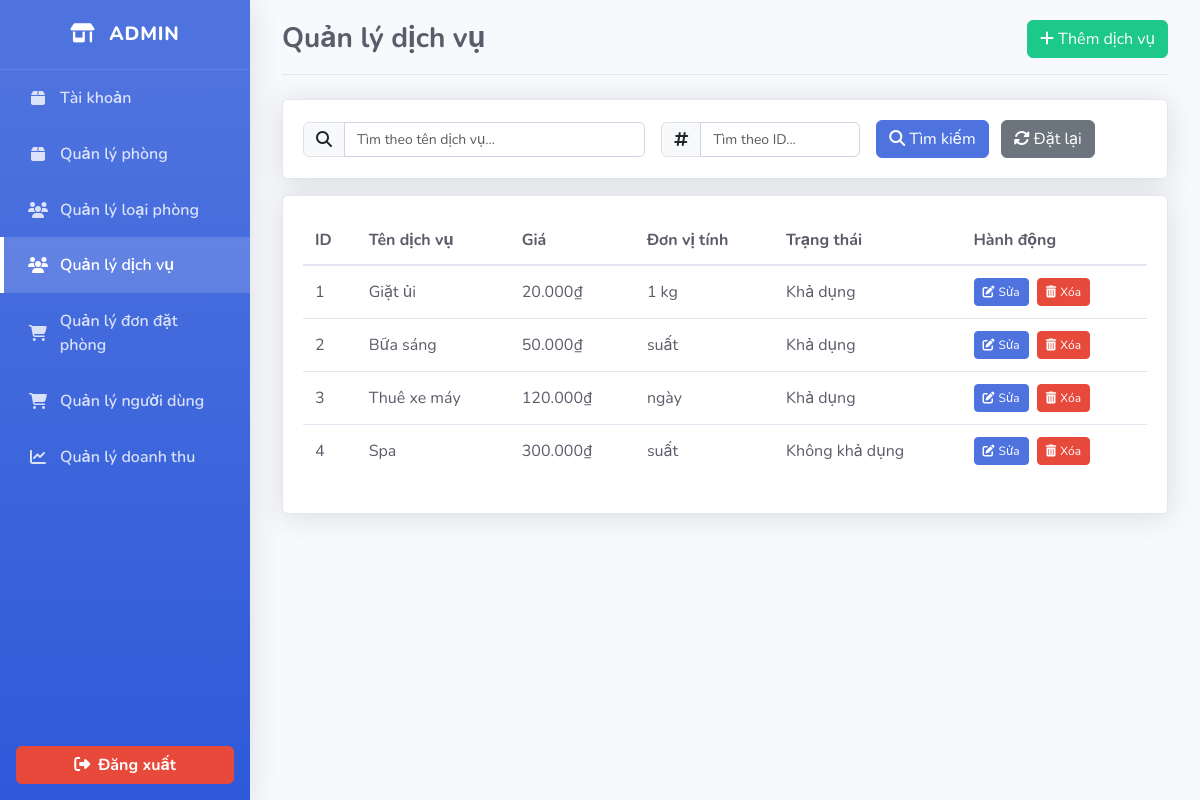
The page /admin.php?tab=services (signed in) on the database its author committed.
### tables this page shows
CREATE TABLE service (
    id INT AUTO_INCREMENT PRIMARY KEY,
    name VARCHAR(50) NOT NULL,
    description TEXT,
    price INT,
    unit VARCHAR(50),
    status ENUM('Khả dụng', 'Không khả dụng'),
    image VARCHAR(255)
);

### admin.php (the view, shortened to what this page needs)
<?php
include('config/db.php');
$active_tab = isset($_GET['tab']) ? $_GET['tab'] : 'account';
?>
<!DOCTYPE html>
<html lang="en">
<head>
    <link rel="stylesheet" href="assets/css/bootstrap.min.css">
    <link rel="stylesheet" href="assets/css/Info.css">
</head>
<body>
    <div class="d-flex">
        <div class="sidebar" id="sidebar">
            <div class="sidebar-brand">
                <a href="admin.php?tab=account" class="a-nostyle">
                    <i class="fas fa-store-alt me-2"></i>
                    <span>Admin</span>
                </a>
            </div>
            <div class="list-group">
                <a href="#manage-account" class="list-group-item list-group-item-action <?php echo ($active_tab == 'account') ? 'active' : ''; ?>" data-bs-toggle="list">
                    <i class="fas fa-box"></i>
                    <span>Tài khoản</span>
                </a>
                <a href="#manage-rooms" class="list-group-item list-group-item-action <?php echo ($active_tab == 'rooms') ? 'active' : ''; ?>" data-bs-toggle="list">
                    <i class="fas fa-box"></i>
                    <span>Quản lý phòng</span>
                </a>
                <a href="#manage-types" class="list-group-item list-group-item-action <?php echo ($active_tab == 'room_types') ? 'active' : ''; ?>" data-bs-toggle="list">
                    <i class="fas fa-users"></i>
                    <span>Quản lý loại phòng</span>
                </a>
                <a href="#manage-services" class="list-group-item list-group-item-action <?php echo ($active_tab == 'services') ? 'active' : ''; ?>" data-bs-toggle="list">
                    <i class="fas fa-users"></i>
                    <span>Quản lý dịch vụ</span>
                </a>
                <a href="#manage-contacts" class="list-group-item list-group-item-action <?php echo ($active_tab == 'contacts') ? 'active' : ''; ?>" data-bs-toggle="list">
                    <i class="fas fa-shopping-cart"></i>
                    <span>Quản lý đơn đặt phòng</span>
                </a>
                <a href="#manage-users" class="list-group-item list-group-item-action <?php echo ($active_tab == 'users') ? 'active' : ''; ?>" data-bs-toggle="list">
                    <i class="fas fa-shopping-cart"></i>
                    <span>Quản lý người dùng</span>
                </a>
                <a href="#manage-revenue" class="list-group-item list-group-item-action <?php echo ($active_tab == 'revenue') ? 'active' : ''; ?>" data-bs-toggle="list">
                    <i class="fas fa-chart-line"></i>
                    <span>Quản lý doanh thu</span>
                </a>
            </div>
            <div class="mt-auto d-flex justify-content-center"><a href='#' class="btn logout-btn w-100" data-bs-toggle='modal' data-bs-target='#confirmlogout'>
                    <i class="fas fa-sign-out-alt me-2"></i>Đăng xuất
                </a></div>
        </div>
        <div class="content-wrapper">
            <div class="container-fluid mx-auto" style="max-width: 1200px;">
                <div class="tab-content">
                    <div class="tab-pane fade <?php echo ($active_tab == 'services') ? 'show active' : ''; ?>" id="manage-services">
                        <div class="page-header">
                            <h3>Quản lý dịch vụ</h3>
                            <a href="add_service.php" class="btn btn-success-dashboard">
                                <i class="fas fa-plus me-1"></i>Thêm dịch vụ
                            </a>
                        </div>
                        <div class="card mb-3">
                            <div class="card-body">
                                <form action="" method="GET" class="row g-3 align-items-center">
                                    <div class="col-md-5">
                                        <div class="input-group">
                                            <span class="input-group-text"><i class="fas fa-search"></i></span>
                                            <input type="text" class="form-control" name="service_search" placeholder="Tìm theo tên dịch vụ..." value="<?php echo isset($_GET['service_search']) ? htmlspecialchars($_GET['service_search']) : ''; ?>">
                                        </div>
                                    </div>
                                    <div class="col-md-3">
                                        <div class="input-group">
                                            <span class="input-group-text"><i class="fas fa-hashtag"></i></span>
                                            <input type="text" class="form-control" name="type_id" placeholder="Tìm theo ID..." value="<?php echo isset($_GET['type_id']) ? htmlspecialchars($_GET['type_id']) : ''; ?>">
                                        </div>
                                    </div>
                                    <div class="col-md-4">
                                        <button type="submit" class="btn btn-primary-dashboard me-2">
                                            <i class="fas fa-search me-1"></i>Tìm kiếm
                                        </button>
                                        <a href="admin.php?tab=services" class="btn btn-secondary">
                                            <i class="fas fa-sync-alt me-1"></i>Đặt lại
                                        </a>
                                    </div>
                                </form>
                            </div>
                        </div>
                        <div class="card">
                            <div class="card-body">
                                <div class="table-responsive">
                                    <table class="dashboard-table">
                                        <thead>
                                            <th>ID</th>
                                            <th>Tên dịch vụ</th>
                                            <th>Giá</th>
                                            <th>Đơn vị tính</th>
                                            <th>Trạng thái</th>
                                            <th>Hành động</th>
                                        </thead>
                                        <tbody>
                                            <?php
                                            $query = "SELECT * FROM service WHERE 1=1";
                                            $stmt = $conn->prepare($query);
                                            $stmt->execute();
                                            $result = $stmt->get_result();
                                            while ($service = $result->fetch_assoc()) {
                                                echo "<tr>";
                                                echo "<td>" . htmlspecialchars($service['id']) . "</td>";
                                                echo "<td>" . htmlspecialchars($service['name']) . "</td>";
                                                echo "<td>" . htmlspecialchars(number_format($service['price'], 0, ',', '.')) . "₫</td>";
                                                echo "<td>" . htmlspecialchars($service['unit']) . "</td>";
                                                echo "<td>" . htmlspecialchars($service['status']) . "</td>";
                                                echo "<td>
                                                        <a href='edit_service.php?id=" . $service['id'] . "' class='btn btn-primary-dashboard btn-sm'>
                                                            <i class='fas fa-edit me-1'></i>Sửa
                                                        </a>
                                                        <a href='delete_service.php?id=" . $service['id'] . "' class='btn btn-danger-dashboard btn-sm ms-1' onclick='return confirm(\"Bạn có chắc chắn muốn xóa dịch vụ này không?\")'>
                                                            <i class='fas fa-trash-alt me-1'></i>Xóa
                                                        </a>
                                                    </td>";
                                                echo "</tr>";
                                            }
                                            ?>
                                        </tbody>
                                    </table>
                                </div>
                            </div>
                        </div>
                    </div>
</body>
</html>

### assets/css/Info.css (style rules this page uses)
:root { --primary-color: #4e73df; --primary-hover: #2e59d9; --secondary-color: #858796; --success-color: #1cc88a; --info-color: #36b9cc; --warning-color: #f6c23e; --danger-color: #e74a3b; --light-color: #f8f9fc; --dark-color: #5a5c69; --body-bg: #f8f9fc; --card-border: #e3e6f0; --sidebar-dark: #3a3b45; }
body { font-family: 'Nunito', -apple-system, BlinkMacSystemFont, 'Segoe UI', Roboto, 'Helvetica Neue', Arial, sans-serif; background-color: var(--body-bg); color: var(--dark-color); }
.sidebar { min-height: 100vh; background: linear-gradient(180deg, var(--primary-color) 10%, var(--primary-hover) 100%); box-shadow: 0 0.15rem 1.75rem 0 rgba(58, 59, 69, 0.15); position: fixed; z-index: 1; width: 250px; transition: width 0.3s; display: flex; flex-direction: column; height: 100vh; }
.sidebar-brand { height: 4.375rem; display: flex; align-items: center; justify-content: center; color: white; font-size: 1.2rem; font-weight: 800; padding: 1.5rem 1rem; text-transform: uppercase; letter-spacing: 0.05rem; border-bottom: 1px solid rgba(255, 255, 255, 0.1); }
.sidebar .list-group { border-radius: 0; }
.sidebar .list-group-item { border: none; color: rgba(255, 255, 255, 0.8); padding: 1rem 1.5rem; border-left: 4px solid transparent; background-color: transparent; transition: all 0.2s; font-weight: 600; display: flex; align-items: center; }
.sidebar .list-group-item i { margin-right: 0.75rem; width: 1.25rem; text-align: center; }
.sidebar .list-group-item.active { color: white; background-color: rgba(255, 255, 255, 0.15); border-left-color: white; }
.sidebar .logout-btn { border-radius: 0.35rem; background-color: var(--danger-color); border-color: var(--danger-color); color: white; font-weight: 700; margin: 1rem; transition: all 0.2s; }
.content-wrapper { margin-left: 250px; padding: 1.5rem; }
.page-header { display: flex; justify-content: space-between; align-items: center; margin-bottom: 1.5rem; padding-bottom: 1rem; border-bottom: 1px solid var(--card-border); }
.page-header h3 { font-weight: 700; color: var(--dark-color); margin: 0; }
.card { position: relative; display: flex; flex-direction: column; min-width: 0; word-wrap: break-word; background-color: #fff; background-clip: border-box; border: 1px solid var(--card-border); border-radius: 0.35rem; box-shadow: 0 0.15rem 1.75rem 0 rgba(58, 59, 69, 0.15); margin-bottom: 1.5rem; }
.card-body { flex: 1 1 auto; min-height: 1px; padding: 1.25rem; }
.table-responsive { display: block; width: 100%; overflow-x: auto; -webkit-overflow-scrolling: touch; }
.dashboard-table { width: 100%; margin-bottom: 1rem; color: var(--dark-color); border-collapse: collapse; }
.dashboard-table th { vertical-align: bottom; padding: 0.75rem; border-bottom: 2px solid var(--card-border); font-weight: 700; text-align: left; white-space: nowrap; }
.dashboard-table td { padding: 0.75rem; border-top: 1px solid var(--card-border); vertical-align: middle; }
.btn-success-dashboard { color: #fff; background-color: var(--success-color); border-color: var(--success-color); }
.btn-primary-dashboard { color: #fff; background-color: var(--primary-color); border-color: var(--primary-color); }
.btn-danger-dashboard { color: #fff; background-color: var(--danger-color); border-color: var(--danger-color); }
.btn-sm { padding: 0.25rem 0.5rem; font-size: 0.75rem; }
.form-control { display: block; width: 100%; height: calc(1.5em + 0.75rem + 2px); padding: 0.375rem 0.75rem; font-size: 0.875rem; font-weight: 400; line-height: 1.5; color: var(--dark-color); background-color: #fff; background-clip: padding-box; border: 1px solid #d1d3e2; border-radius: 0.35rem; transition: border-color 0.15s ease-in-out, box-shadow 0.15s ease-in-out; }
.content-wrapper { display: flex; justify-content: center; width: 100%; padding: 20px; }
.container-fluid { max-width: 1200px; width: 100%; }
.a-nostyle { color: inherit !important; text-decoration: none !important; transition: none !important; }

### rows shown on the page
service: id "1", name "Giặt ủi", price "20.000", unit "1 kg", status "Khả dụng"
service: id "2", name "Bữa sáng", price "50.000", unit "suất", status "Khả dụng"
service: id "3", name "Thuê xe máy", price "120.000", unit "ngày", status "Khả dụng"
service: id "4", name "Spa", price "300.000", unit "suất", status "Không khả dụng"
